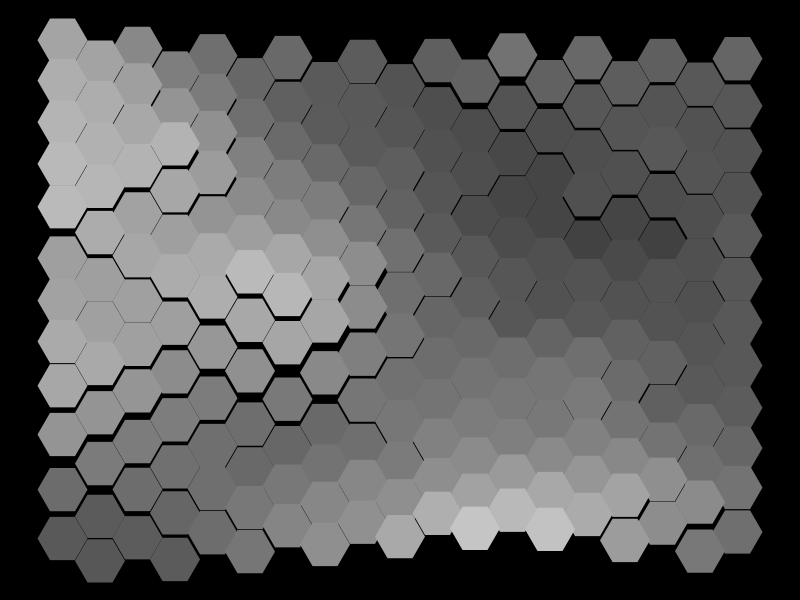
Frame 1 (no input)
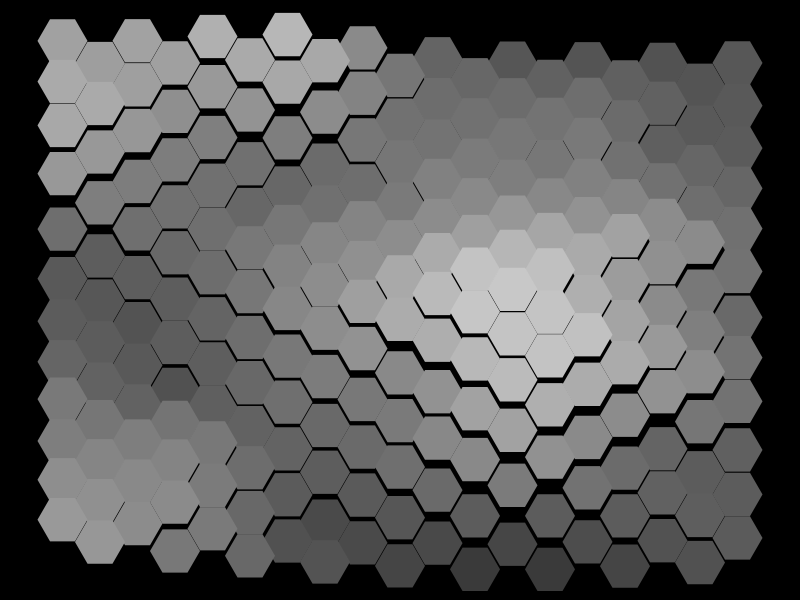
Frame 60 (the mouse pressed at the canvas centre just before this capture)
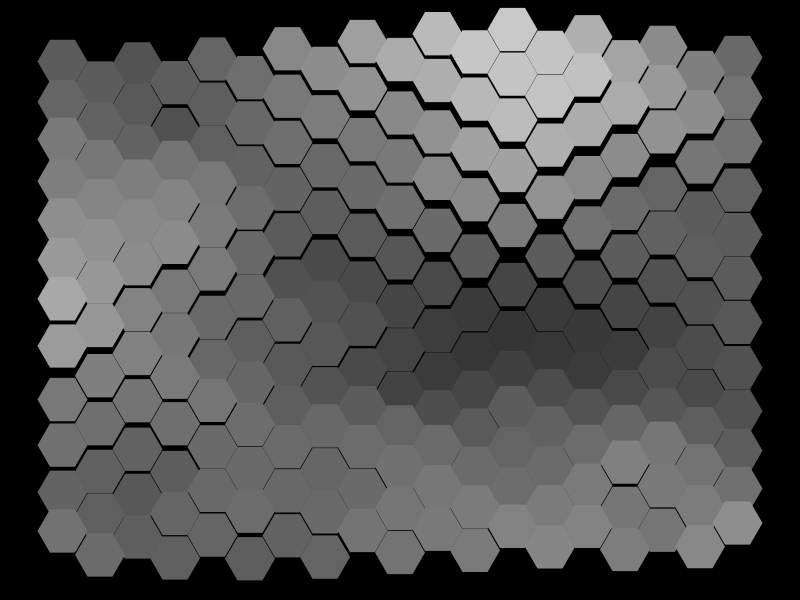
Frame 120 (the mouse held since frame 60 and released just before this capture)

The Processing sketch that drew these frames (run headless with seeded random() and noise(); from frame 60 on, the mouse is pressed at the canvas centre):

// Processing sketch: processing_25079
// ── processing_25079.pde

float hexSize = 25.0; // 15.0 - 40.0 (length of one hex side)
float margin =25.0; // 10.0 - 50.0 (minimum gap between hexes and edge of display)
float speed = 0.2; // 0.0 - 0.5 (the speed at which the perlin noise "goes by")
float noiseScale = 0.08; // 0.03 - 0.15 (the amount of perlin noisiness (or smoothness if you prefer))
float scaling = 3.0;

int cntW, cntH; //counts of displayed hexes (width and height)
float borderX, borderY; //size of gap between hexes and edge of display
float counter = 0.0; //simple counter for perlin noise

hexDef hd = new hexDef(hexSize); //figures and stores the hex dimensions
hexagon[][] hexes; //the displayed hexes

void setup() {
  size(800,600);
  smooth();
  noStroke();
  
  //figure out hex counts and border sizes
  cntW = int((width - 2*margin - hd.ss) / (hd.side + hd.ss));
  cntH = int((height - 2*margin) / hd.ls - 1);
  borderX = (width - cntW*(hd.side + hd.ss) - hd.ss) / 2.0;
  borderY = (height - (cntH + 1)*hd.ls) / 2.0;
  
  //setup hexes
  hexes = new hexagon[cntW][cntH];
  for(int y = 0; y < cntH; y++)
    for(int x = y%2; x < cntW; x+=2)
      hexes[x][y] = new hexagon(x, y + 1);
}

void draw() {
  //main draw loop
  background(0);
  counter += speed;
  for(int y=0; y<cntH; y++)
    for(int x=y%2; x<cntW; x+=2)
      hexes[x][y].show();
}

class hexDef {
  float side, ss, ls, h, w, halfH, halfW, halfSide, offset, offsetBal;
  hexDef(float hexSide) {
    side = hexSide; //length of one hex side (in pixels)
    //if you picture each hex nestled in a rectangle of the same height and width, there would be 
    //four right triangles *outside* the hex. I use the 30° angle (PI/6 radians) of those triangles 
    //to figure up the lengths of the triangle's sides (thank you again, Pythagoras).
    ss = sin(PI/6)*side; //length of short side of triangle
    ls = cos(PI/6)*side; //length of long side of triangle
    h = ls*2.0; //total height of hex
    w = ss*2.0 + side; //total width of hex
    halfH = ls; //half of the hex's height (for drawing each hex from its center)
    halfW = w/2.0; //half of the hex's width (for drawing each hex from its center)
    halfSide = side/2.0; //half of one side (for drawing each hex from its center)
    offset = side * scaling; // maximum perlin offset 
    offsetBal = offset/2.0; // offest balance - to keep the hex nicely centered
  }
}

class hexagon {
  PVector pos, sPos;  
  hexagon(float x, float y) {
    //I use PVectors to hold the real coordinates and screen coordinates of the hex,  but I never got
    //around to actually using them as vectors.
    pos = new PVector(x, y); 
    sPos = new PVector(pos.x*(hd.side + hd.ss) + hd.ss + hd.halfSide + borderX, pos.y*(hd.ls) + borderY);
  }
  
  void show() {
    float c = noise(pos.x*noiseScale, (pos.y+counter)*noiseScale); //get this hex's perlin noise value
    fill(c*255); //c is always somewhere between 0 and 1, so we just multiply it by 255 for the grayscale
    pushMatrix();
      translate(sPos.x, sPos.y - c*hd.offset + hd.offsetBal); //translate to the hex's center
      beginShape();
      vertex(-hd.halfW, 0); //center left
      vertex(-hd.halfSide, -hd.halfH); //upper left
      vertex(hd.halfSide, -hd.halfH); //upper right
      vertex(hd.halfW, 0); //center right
      vertex(hd.halfSide, hd.halfH); //lower right
      vertex(-hd.halfSide, hd.halfH); //lower left
      endShape(CLOSE);
      fill(0);
    popMatrix();
  }
  
}
